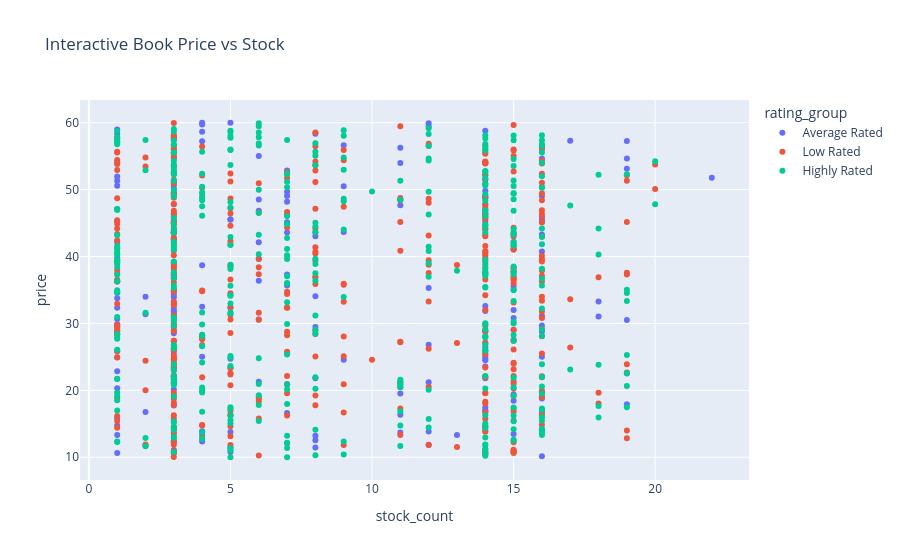

The notebook cell saved with this chart:
### Code cell
# Interactive Stock vs Price


fig = px.scatter(
    books_clean,
    x="stock_count",
    y="price",
    color="rating_group",
    hover_data=[
        "title",
        "rating",
        "price_range_category"
    ],
    title="Interactive Book Price vs Stock"
)

fig.show()

### Figure 1 — Plotly figure (JSON) as saved in the notebook; plotly's stock layout.template omitted (floating-point values rounded to 4 significant figures; data arrays with more than 128 entries replaced by an {"elided": "..."} marker saying what was removed)
{"data": [{"customdata": {"elided": "203x3 mixed values"}, "hovertemplate": "rating_group=Average Rated<br>stock_count=%{x}<br>price=%{y}<br>title=%{customdata[0]}<br>rating=%{customdata[1]}<br>price_range_category=%{customdata[2]}<extra></extra>", "legendgroup": "Average Rated", "marker": {"color": "#636efa", "symbol": "circle"}, "mode": "markers", "name": "Average Rated", "orientation": "v", "showlegend": true, "type": "scatter", "x": {"elided": "203 float values"}, "xaxis": "x", "y": {"elided": "203 float values"}, "yaxis": "y"}, {"customdata": {"elided": "422x3 mixed values"}, "hovertemplate": "rating_group=Low Rated<br>stock_count=%{x}<br>price=%{y}<br>title=%{customdata[0]}<br>rating=%{customdata[1]}<br>price_range_category=%{customdata[2]}<extra></extra>", "legendgroup": "Low Rated", "marker": {"color": "#EF553B", "symbol": "circle"}, "mode": "markers", "name": "Low Rated", "orientation": "v", "showlegend": true, "type": "scatter", "x": {"elided": "422 float values"}, "xaxis": "x", "y": {"elided": "422 float values"}, "yaxis": "y"}, {"customdata": {"elided": "374x3 mixed values"}, "hovertemplate": "rating_group=Highly Rated<br>stock_count=%{x}<br>price=%{y}<br>title=%{customdata[0]}<br>rating=%{customdata[1]}<br>price_range_category=%{customdata[2]}<extra></extra>", "legendgroup": "Highly Rated", "marker": {"color": "#00cc96", "symbol": "circle"}, "mode": "markers", "name": "Highly Rated", "orientation": "v", "showlegend": true, "type": "scatter", "x": {"elided": "374 float values"}, "xaxis": "x", "y": {"elided": "374 float values"}, "yaxis": "y"}], "layout": {"legend": {"title": {"text": "rating_group"}, "tracegroupgap": 0}, "title": {"text": "Interactive Book Price vs Stock"}, "xaxis": {"anchor": "y", "domain": [0, 1], "title": {"text": "stock_count"}}, "yaxis": {"anchor": "x", "domain": [0, 1], "title": {"text": "price"}}}}
